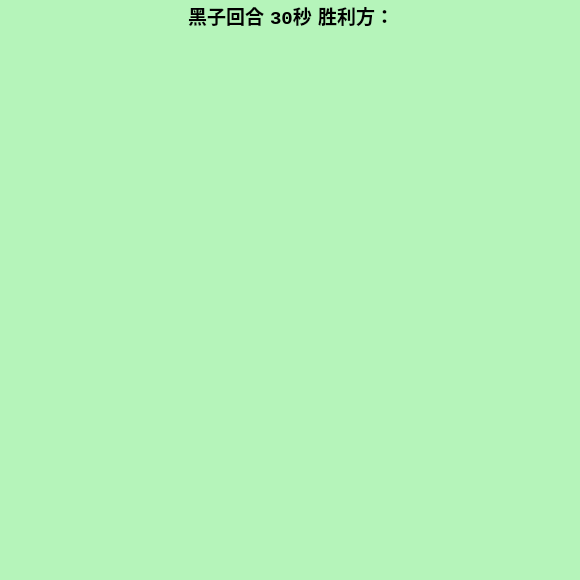
<?xml version="1.0" encoding="UTF-8"?>
<ui version="4.0">
 <class>FiveInLine</class>
 <widget class="QWidget" name="FiveInLine">
  <property name="geometry">
   <rect>
    <x>0</x>
    <y>0</y>
    <width>580</width>
    <height>580</height>
   </rect>
  </property>
  <property name="minimumSize">
   <size>
    <width>580</width>
    <height>580</height>
   </size>
  </property>
  <property name="maximumSize">
   <size>
    <width>580</width>
    <height>580</height>
   </size>
  </property>
  <property name="windowTitle">
   <string>FiveInLine</string>
  </property>
  <property name="styleSheet">
   <string notr="true">background-color: rgb(181, 244, 186);
</string>
  </property>
  <widget class="QWidget" name="layoutWidget">
   <property name="geometry">
    <rect>
     <x>0</x>
     <y>0</y>
     <width>581</width>
     <height>31</height>
    </rect>
   </property>
   <layout class="QHBoxLayout" name="horizontalLayout">
    <item>
     <spacer name="horizontalSpacer">
      <property name="orientation">
       <enum>Qt::Orientation::Horizontal</enum>
      </property>
      <property name="sizeHint" stdset="0">
       <size>
        <width>40</width>
        <height>20</height>
       </size>
      </property>
     </spacer>
    </item>
    <item>
     <widget class="QLabel" name="lb_color">
      <property name="font">
       <font>
        <family>Consolas</family>
        <pointsize>14</pointsize>
        <bold>true</bold>
       </font>
      </property>
      <property name="text">
       <string>黑子回合</string>
      </property>
     </widget>
    </item>
    <item>
     <widget class="QLabel" name="lb_timer">
      <property name="font">
       <font>
        <family>Consolas</family>
        <pointsize>14</pointsize>
        <bold>true</bold>
       </font>
      </property>
      <property name="text">
       <string>30秒</string>
      </property>
     </widget>
    </item>
    <item>
     <widget class="QLabel" name="lb_winner">
      <property name="font">
       <font>
        <family>Consolas</family>
        <pointsize>14</pointsize>
        <bold>true</bold>
       </font>
      </property>
      <property name="text">
       <string>胜利方：</string>
      </property>
     </widget>
    </item>
    <item>
     <spacer name="horizontalSpacer_2">
      <property name="orientation">
       <enum>Qt::Orientation::Horizontal</enum>
      </property>
      <property name="sizeHint" stdset="0">
       <size>
        <width>40</width>
        <height>20</height>
       </size>
      </property>
     </spacer>
    </item>
   </layout>
  </widget>
 </widget>
 <resources/>
 <connections/>
</ui>
